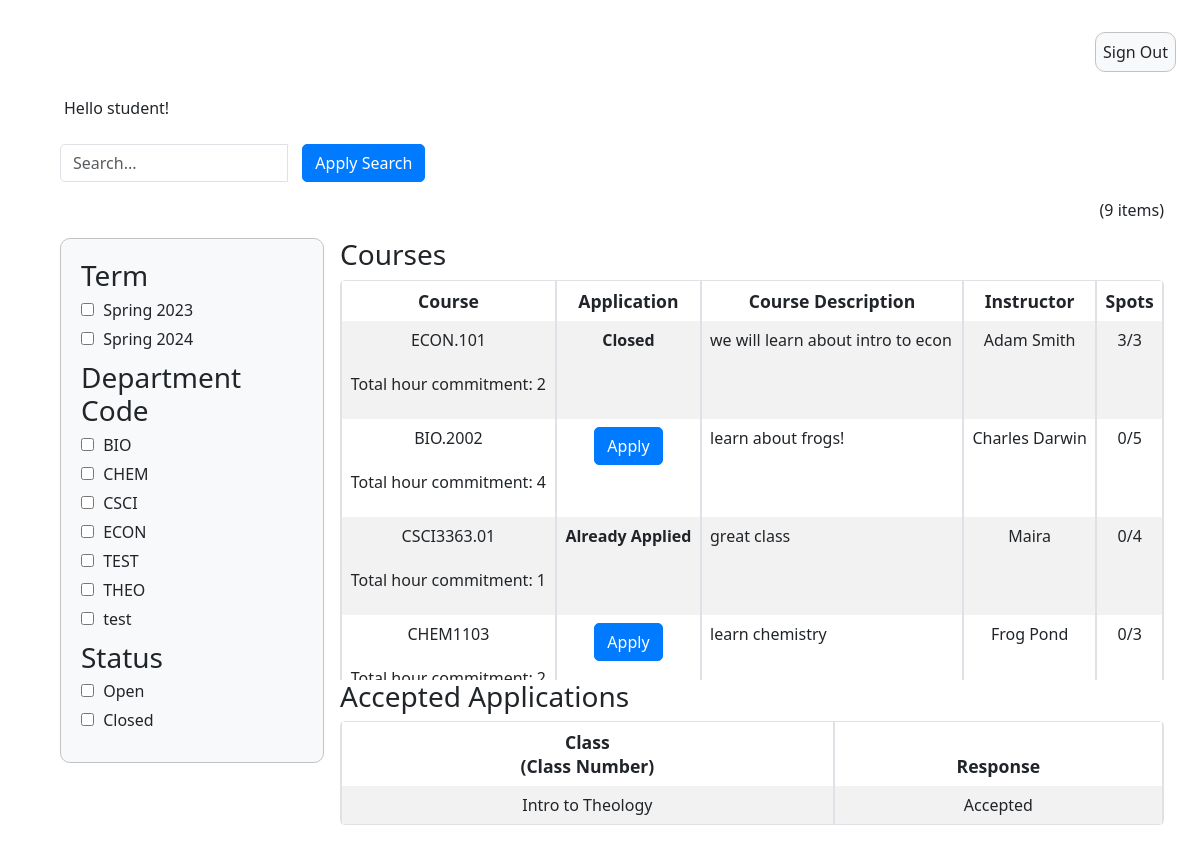
The page /student_summary/ (signed in) on the database as committed earlier.
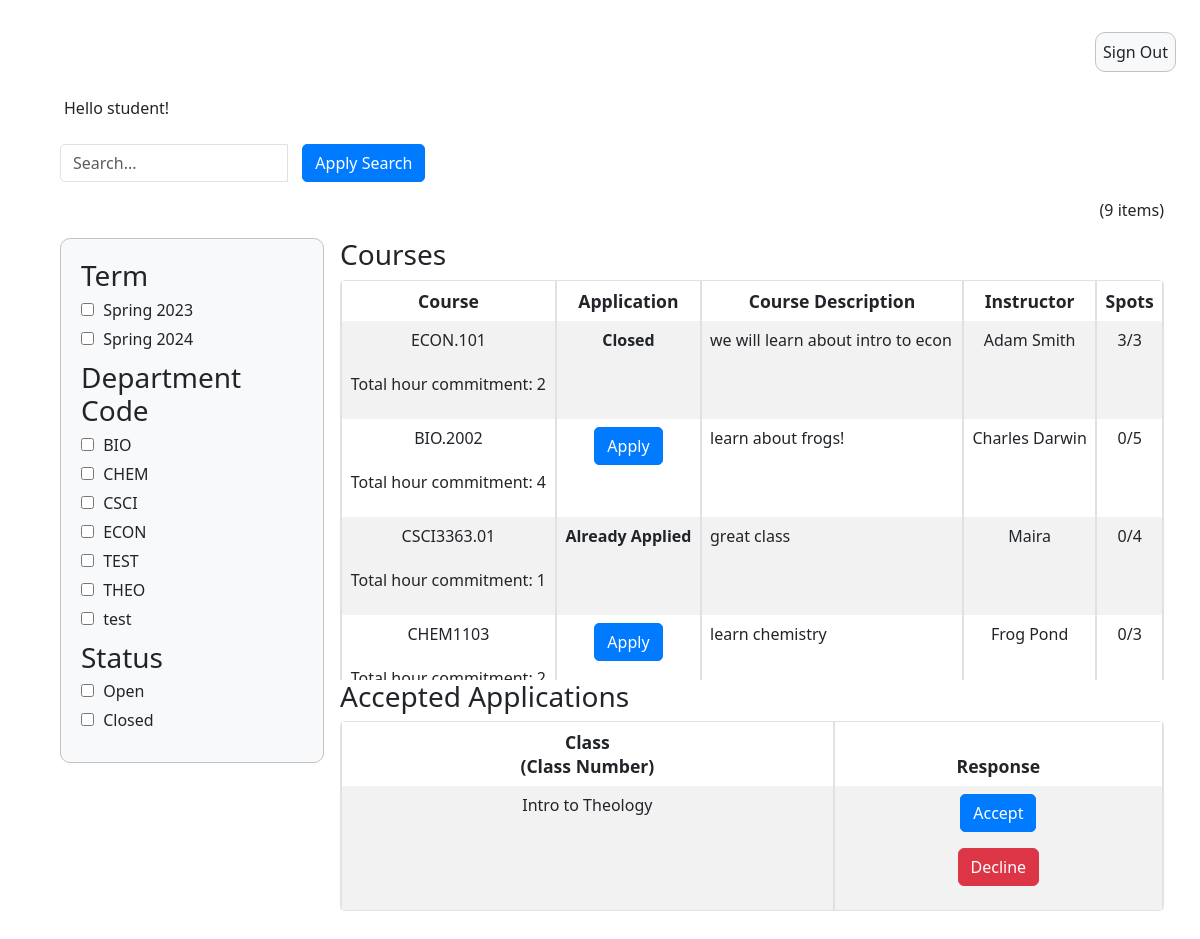
The same page on the database as committed later.
### application/models.py (models this page shows)
class Application(models.Model):
    is_approved = models.BooleanField(default=False)
    course_name = models.CharField(max_length=200, default=None, blank = False, null=False)
    course_number = models.CharField(max_length=200, default=None)
    description = models.CharField(max_length=800, default=None)
    first_name = models.CharField(max_length=255, default=None)
    last_name = models.CharField(max_length=255, default=None)
    eagle_id = models.CharField(max_length=255, default=None)
    student = models.ForeignKey(CustomUser, on_delete=models.CASCADE, null=True, blank=True)
    RESPONSE_CHOICES = [
        ('P', 'Pending'),
        ('A', 'Accepted'),
        ('D', 'Declined'),
    ]
    student_response = models.CharField(
        max_length=1,
        choices=RESPONSE_CHOICES,
        default='P',
    )
    GRADES = (
        ('--', '--'),
        ('a', 'A'),
        ('a-', 'A-'),
        ('b+', 'B+'),
        ('b-', 'B-'),
        ('c+', 'C+'),
        ('c', 'C'),
        ('c-', 'C-'),
        ('d+', 'D+'),
        ('d', 'D'),
        ('d-', 'D-'),
        ('f', 'F'),
        ('n/a', 'N/A')
    )
    GRAD = (
        ('--', '--'),
        ('2023','2023'),
        ('2024', '2024'),
        ('2025', '2025'),
        ('2026', '2026')
    )
    grad = models.CharField(max_length=50, choices=GRAD, default='')
    past_course = models.CharField(choices=[('yes', 'Yes'),('no', 'No')], max_length=50, default='')
    grade = models.CharField(max_length=50, choices=GRADES, default='')
    hours = models.DecimalField(max_digits=2, decimal_places=0, validators=[MinValueValidator(0)], default=0)
    other_courses = models.CharField(max_length=800, default=None)
    misc_information = models.CharField(max_length=800, default=None)

### studentSummary/views.py (the view)
# urls.py: path('student_summary/', student_summary_view),
@login_required
def student_summary_view(response):
    search_query = response.GET.get('q', '')
    term_filter = response.GET.get('term', '')
    status_filter = response.GET.get('status', '')
    dept_filter = response.GET.get('dept-code', '')
    applied_filters = []
    course_objects = InstructorAddCourse.objects.all()
    if search_query:
        course_objects = course_objects.filter(
            course_name__icontains=search_query)
        applied_filters.append(('q', search_query))
    if term_filter:
        if term_filter in term_keys:
            course_objects = [course for course in course_objects if get_term(
                course) == term_filter]
            applied_filters.append(('term', term_filter))
    if dept_filter:
        if dept_filter in dept_keys:
            course_objects = [course for course in course_objects if get_dept(
                course) == dept_filter]
            applied_filters.append(('dept-code', dept_filter))
    if status_filter:
        if status_filter in status_keys:
            course_objects = [course for course in course_objects if get_status(
                course) == status_filter]
            applied_filters.append(('status', status_filter))
    else:
        applied_filters = [f for f in applied_filters if f[0] != 'status']
    course_count = len(course_objects)
    application_objects = Application.objects.filter(student=response.user)
    curr_user = response.user
    pending_applications = Application.objects.filter(student=response.user, is_approved=False)
    approved_applications = Application.objects.filter(student=response.user, is_approved=True)
    print(f'User: {response.user}')
    print(f'Application Objects: {application_objects}')
    context = {'course_objects': course_objects, 'course_count': course_count,
               'pending_applications': pending_applications, 'approved_applications': approved_applications,
               'term_keys': term_keys, 'dept_keys': dept_keys, 'curr_user': curr_user}
    return render(response, "studentSummary.html", context)

### studentSummary/templatetags/customfilters.py (called while the page is built)
@register.filter
def has_existing_application(course, user):
    applications = Application.objects.filter(student=user)
    courses = InstructorAddCourse.objects.all()
    for application in applications:
        for course_obj in courses:
            if application.course_number == course_obj.course_number:
                if course == course_obj:
                    return True
    return False

### templates/studentSummary.html (shortened to what the changed rows need)
{% extends 'appbase.html' %} {% block content %} {% load static %} {% load static customfilters %}
<!DOCTYPE html>
<html>
  <head>
    <link rel="stylesheet" href="{% static 'adminSummary.css' %}" />
  </head>
  <body>
    <div class="container-fluid">
      <form method="get">
      <div class="row">
      <div class="row">
        <div class="col-sm-9">
          <div style="height: 400px; overflow: auto;">
            <table class="table table-striped table-bordered table-hover">
              <thead>
                <tr>
                  <th class="text-center" >Course</th>
                  <th class="text-center">Application</th>
                  <th class="text-center">Course Description</th>
                  <th class="text-center">Instructor</th>
                  <th class="text-center">Spots</th>
                </tr>
              </thead>
          </table>
        </div>
        {% if approved_applications %}
          <div style="height: 300px; overflow: auto;">
              <table class="table table-striped table-bordered table-hover">
                  <thead>
                      <tr>
                          <th class="text-center">Class<br />(Class Number)</th>
                          <th class="text-center">Response</th>
                      </tr>
                  </thead>
                  <tbody id="table-body">
                      {% for application in approved_applications %}
                      <tr>
                          <td class="text-center">{{ application.course_name }}</td>
                          <td class="text-center">
                              {% if application.student_response == 'P' %}
                                  <form method="post" action="{% url 'accept_application' application.id %}">
                                      <input type="submit" value="Accept" class="btn btn-primary">
                                  </form>
                                  <form method="post" action="{% url 'decline_application' application.id %}">
                                      <input type="submit" value="Decline" class="btn btn-danger">
                                  </form>
                              {% elif application.student_response == 'A' %}
                                  Accepted
                              {% elif application.student_response == 'D' %}
                                  Declined
                              {% endif %}
                          </td>
                      </tr>
                      {% endfor %}
                  </tbody>
              </table>
          </div>
        {% endif %}
        </div>
      </div>
    </div>
  </body>
</html>
{% endblock %}

Rows that differ between the two databases and show on the page:
changed Application "Intro to Theology": value (not shown) → "Accept"; value (not shown) → "Decline"; no longer shows "Accepted"
